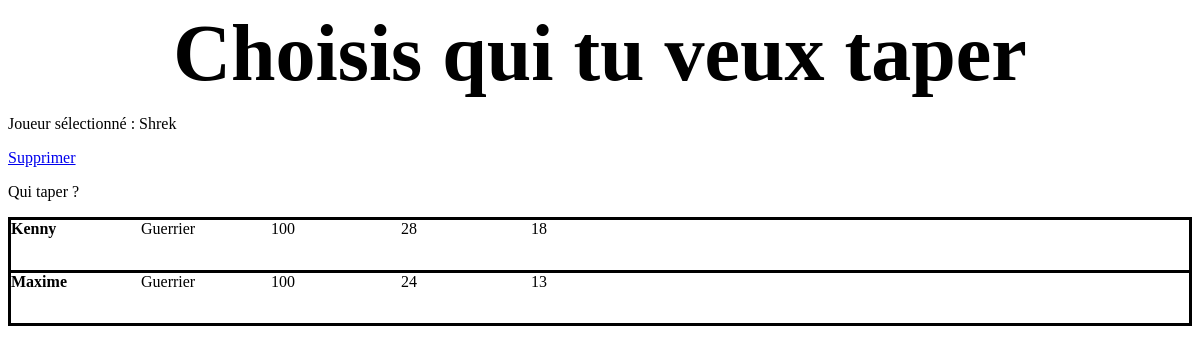
Page /selectionPerso.php?idPlayer=8 on the committed database.
### tables this page shows
CREATE TABLE IF NOT EXISTS `personnages` (
  `id` int(11) NOT NULL AUTO_INCREMENT,
  `nomPersonnage` varchar(255) NOT NULL,
  `classePersonnage` varchar(255) NOT NULL,
  `pv` int(11) NOT NULL,
  `def` int(11) NOT NULL,
  `attaque` int(11) NOT NULL,
  `endormi` datetime DEFAULT NULL,
  `cooldown` datetime DEFAULT NULL,
  PRIMARY KEY (`id`)
);

### BdManager.php (called while the page is built)
<?php
class BdManager
{
    public static function getMysqlConnection(){
        try {
            $db = new PDO('mysql:host=localhost;dbname=tp-combat','root','');
            return $db;
        }
        catch(Exception $e){
            die('Erreur : '.$e->getMessage());
        }
    }
}

### DataManager.php (the view, shortened to what this page needs)
<?php
    class DataManager
    {
        private $db;
        public function __construct(PDO $db)
        {
            $this->db = $db;
        }
        public function getAllData() : array
        {
            $requete = $this->db->query('SELECT * FROM `personnages`');
            $data = $requete->fetchAll(PDO::FETCH_ASSOC);
            return $data ;
        }
        public function showAllEnnemies(array $data): void
        {
            foreach  ($data as $perso) {
                if(empty($_GET['idPlayer'])==false && $_GET['idPlayer']!= $perso['id'] || empty($_GET['idPlayer'])==True )
                {
                    echo('<a href ="fight.php?idPlayer='.$_GET['idPlayer'].'&idEnemy='.$perso['id'].'" class="lignePerso">'
                    ."<div>".$perso['nomPersonnage']."</div>"
                    ."<div>".$perso['classePersonnage']."</div>"
                    ."<div>".$perso['pv']."</div>"
                    ."<div>".$perso['attaque']."</div>"
                    ."<div>".$perso['def']."</div>"
                    .'</a>');
                    }
            }
        }
        public function showName(int $id) : string
        {
            $requete = $this->db->prepare('SELECT `nomPersonnage` FROM `personnages` WHERE id=:id');
            $requete->execute(array(
                'id'=>$id
            ));
            $data = $requete->fetchAll(PDO::FETCH_ASSOC);
            return $data[0]['nomPersonnage'];
        }
    }

### selectionPerso.php (shortened to what this page needs)
<?php
    $dataManager= new DataManager(BdManager::getMysqlConnection());
    $data = $dataManager->getAllData();
?>
<!DOCTYPE html>
<html>
    <head>
        <link rel="stylesheet" href="mystyle.css">
    </head>
    <body>
        <div id='Titre'>Choisis qui tu veux taper</div>
        <div>
            <?php $player=$dataManager->showName($_GET['idPlayer'])?>
            <p>Joueur sélectionné : <?php echo($player)?></p>
            <?php echo('<a href=supprimer.php?id='.$_GET["idPlayer"].'>Supprimer</a>');?>
            <p>Qui taper ?</p>
        </div>
        <div id="ListePerso">
            <?php $dataManager->showAllEnnemies($data); ?>
        </div>
    </body>
</html>

### mystyle.css (style rules this page uses)
#Titre { font-size: 80px; text-align: center; font-weight: bold; }
.lignePerso { display: grid; grid-template-columns: repeat(5, 130px); grid-auto-rows: minmax(50px, auto); border: 3px solid black; border-bottom: 0; text-decoration: none; color: black; }
.lignePerso:nth-last-child(-n+1) { border-bottom: 3px solid black; }
.lignePerso>div:nth-child(1) { grid-column: 1; font-weight: bold; }
.lignePerso>div:nth-child(2) { grid-column: 2; }
.lignePerso>div:nth-child(3) { grid-column: 3; }
.lignePerso>div:nth-child(4) { grid-column: 4; }
.lignePerso>div:nth-child(5) { grid-column: 5; }

### rows in the picture
personnages: nomPersonnage "Shrek"
personnages: nomPersonnage "Kenny", classePersonnage "Guerrier", pv "100", attaque "28", def "18"
personnages: nomPersonnage "Maxime", classePersonnage "Guerrier", pv "100", attaque "24", def "13"
